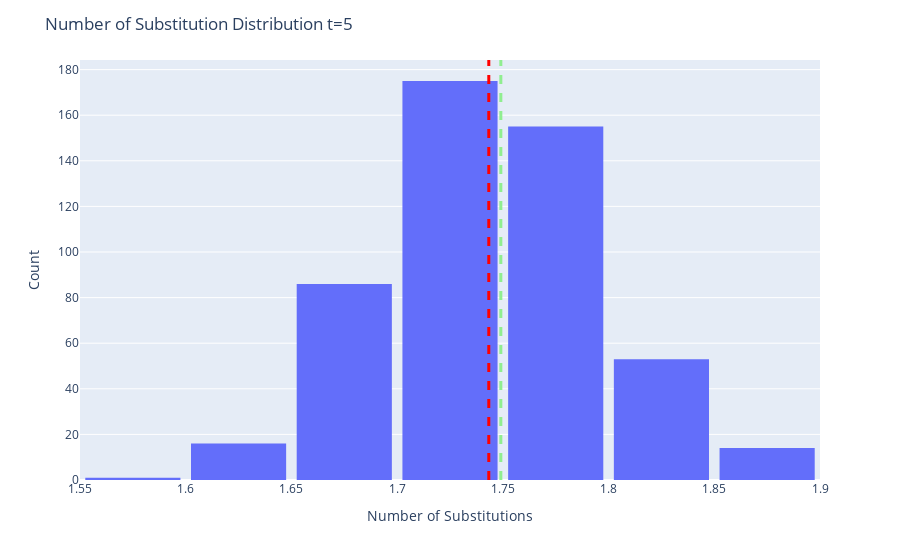

Write notebook code for a chart like this one.
### Code cell
import plotly.express as px
import pandas as pd

ns_list_5 = convert_simulated_ns_dict['(5, 500)'][0]

fig5 = px.histogram(x=ns_list_5, nbins=10)

fig5.update_layout(
    title_text='Number of Substitution Distribution t=5',
    xaxis_title_text='Number of Substitutions',
    yaxis_title_text='Count',
    bargap=0.1,
)

# # Add a vertical line for the average
fig5.add_vline(x=convert_simulated_ns_dict['(5, 500)'][1], line_width=3, line_dash="dash", line_color="red")
fig5.add_vline(x=theoretical_ns_list[2], line_width=3, line_dash="dash", line_color="lightgreen")


fig5.show()

### Figure 1 — Plotly figure (JSON) as saved in the notebook; plotly's stock layout.template omitted (floating-point values rounded to 4 significant figures; data arrays with more than 128 entries replaced by an {"elided": "..."} marker saying what was removed)
{"data": [{"alignmentgroup": "True", "bingroup": "x", "hovertemplate": "x=%{x}<br>count=%{y}<extra></extra>", "legendgroup": "", "marker": {"color": "#636efa", "pattern": {"shape": ""}}, "name": "", "nbinsx": 10, "offsetgroup": "", "orientation": "v", "showlegend": false, "type": "histogram", "x": {"elided": "500 float values"}, "xaxis": "x", "yaxis": "y"}], "layout": {"bargap": 0.1, "barmode": "relative", "legend": {"tracegroupgap": 0}, "margin": {"t": 60}, "shapes": [{"line": {"color": "red", "dash": "dash", "width": 3}, "type": "line", "x0": 1.743, "x1": 1.743, "xref": "x", "y0": 0, "y1": 1, "yref": "y domain"}, {"line": {"color": "lightgreen", "dash": "dash", "width": 3}, "type": "line", "x0": 1.749, "x1": 1.749, "xref": "x", "y0": 0, "y1": 1, "yref": "y domain"}], "title": {"text": "Number of Substitution Distribution t=5"}, "xaxis": {"anchor": "y", "domain": [0, 1], "title": {"text": "Number of Substitutions"}}, "yaxis": {"anchor": "x", "domain": [0, 1], "title": {"text": "Count"}}}}
